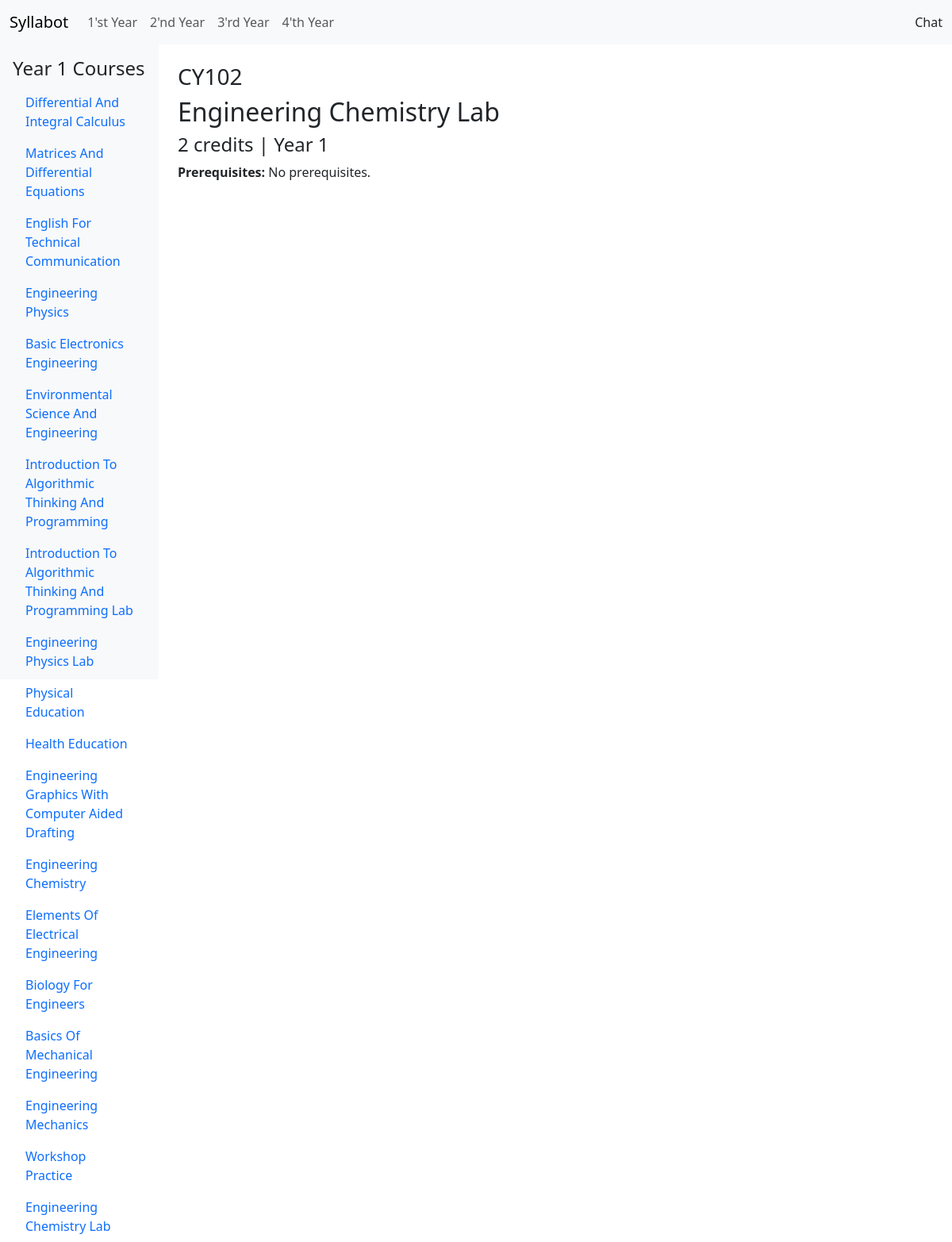
Before: /1/CY102 with the older database file.
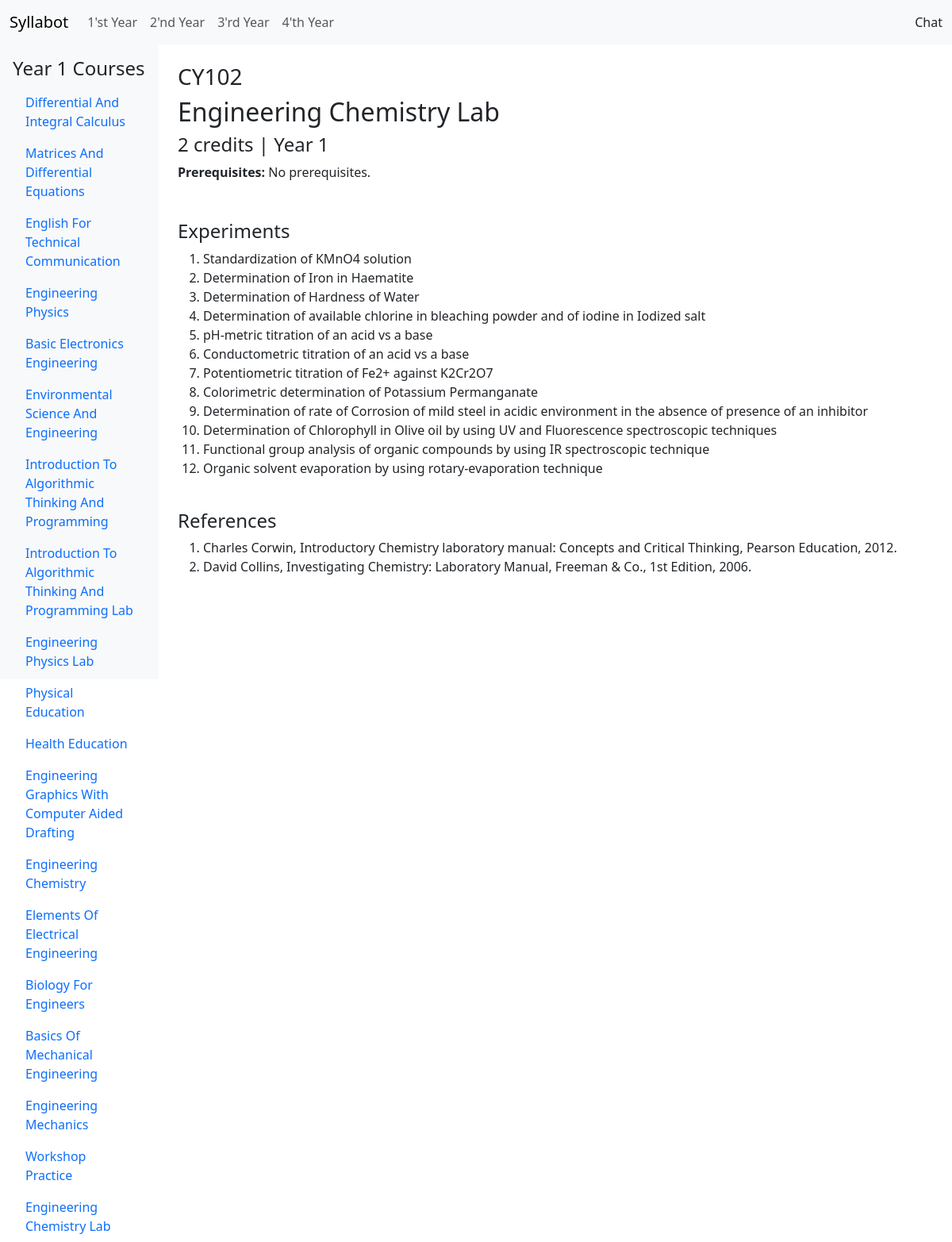
After: the same page with the newer database file.
### courses/models.py (models this page shows, shortened)
class Course(models.Model):
    CREDIT_CHOICES = [(i, str(i)) for i in range(1, 5)]
    YEAR_CHOICES = [(i, str(i)) for i in range(1, 5)]
    SEMESTER_CHOICES = [(i, str(i)) for i in range(1, 3)]
    code = models.CharField(max_length=6, unique=True, null=False)
    name = models.CharField(max_length=128, null=False)
    prerequisites = models.ManyToManyField('self', blank=True, symmetrical=False, related_name="dependent_courses")
    credits = models.PositiveSmallIntegerField(choices=CREDIT_CHOICES, default=3, null=False)
    year = models.PositiveSmallIntegerField(choices=YEAR_CHOICES, default=1, null=False)
    semester = models.PositiveSmallIntegerField(choices=SEMESTER_CHOICES, null=True, blank=True)
    def __str__(self):
        return self.code

class Experiment(models.Model):
    number = models.PositiveSmallIntegerField(default=0)
    description = models.CharField(max_length=512)
    course = models.ForeignKey(Course, on_delete=models.CASCADE, related_name="experiments")

class Reference(models.Model):
    number = models.PositiveSmallIntegerField(default=0)
    name = models.CharField(max_length=256)
    course = models.ForeignKey(Course, on_delete=models.CASCADE, related_name="references")

### courses/views.py (the view)
# urls.py: path("<int:year>", views.syllabus, name="syllabus"),
def syllabus(request, year, code=None):
    if not code:
        return render(request, "courses/syllabus.html", {
            "year": year,
            "courses": Course.objects.filter(year=year),
            "message": "Select a course to view its details"
        })
    course = Course.objects.get(code=code)
    return render(request, "courses/syllabus.html", {
        "year": year,
        "courses": Course.objects.filter(year=year),
        "course": course,
        "units": course.units.all(),
    })

### courses/templates/courses/syllabus.html (shortened to what this page needs)
{% extends "courses/layout.html" %}
{% block body %}
<div class="container-fluid">
    <div class="row">
        <nav class="col-md-3 col-lg-2 d-md-block bg-light sidebar vh-100 p-3">
            <h4>Year {{ year }} Courses</h4>
            <ul class="nav flex-column">
                {% for c in courses %}
                <li class="nav-item">
                    <a class="nav-link" href="{% url 'courses:syllabus' year c %}">{{ c.name|title }}</a>
                </li>
                {% endfor %}
            </ul>
        </nav>
        <main class="col-md-9 ms-sm-auto col-lg-10 p-4">
            {% if course %}
            <h3>{{ course }}</h3>
            <h2>{{ course.name|title }}</h2>
            {% if course.semester %}
            <h4>{{ course.credits }} credits | Year {{ course.year }} Semester {{ course.semester }}</h4>
            {% else %}
            <h4>{{ course.credits }} credits | Year {{ course.year }}</h4>
            {% endif %}
            <b>Prerequisites: </b>
            {% if course.prerequisites.all|length > 0 %}
            {% for prereq in course.prerequisites.all %}
            <a href="{% url 'courses:syllabus' prereq.year prereq %}" title="{{ prereq.name }}">{{ prereq }}, </a>
            {% endfor %}
            {% else %}
            No prerequisites.
            {% endif %}
            <br>
            <br>
        {% if course.experiments.all|length > 0 %}
        <br>
        <h4>Experiments</h4>
        <ol>
            {% for exp in course.experiments.all %}
                <li>{{ exp.description }}</li>
            {% endfor %}
        </ol>
        {% endif %}
        {% if course.references.all|length > 0 %}
            <br>
            <h4>References</h4>
            <ol>
                {% for ref in course.references.all %}
                    <li>{{ ref.name }}</li>
                {% endfor %}
            </ol>
        {% endif %}
    </div>
    {% else %}
    {{ message }}
    {% endif %}
</div>
{% endblock %}

Changed rows visible on the page:
added Experiment: description "Standardization of KMnO4 solution"
added Experiment: description "Determination of Iron in Haematite"
added Experiment: description "Determination of Hardness of Water"
added Experiment: description "Determination of available chlorine in bleaching powder and of iodine in Iodized salt"
added Experiment: description "pH-metric titration of an acid vs a base"
added Experiment: description "Conductometric titration of an acid vs a base"
added Experiment: description "Potentiometric titration of Fe2+ against K2Cr2O7"
added Experiment: description "Colorimetric determination of Potassium Permanganate"
added Experiment: description "Determination of rate of Corrosion of mild steel in acidic environment in the absence of presence of an inhibitor"
added Experiment: description "Determination of Chlorophyll in Olive oil by using UV and Fluorescence spectroscopic techniques"
added Experiment: description "Functional group analysis of organic compounds by using IR spectroscopic technique"
added Experiment: description "Organic solvent evaporation by using rotary-evaporation technique"
added Reference: name "Charles Corwin, Introductory Chemistry laboratory manual: Concepts and Critical Thinking, Pearson Education, 2012."
added Reference: name "David Collins, Investigating Chemistry: Laboratory Manual, Freeman & Co., 1st Edition, 2006."
Other visible differences:
text now shown: "Experiments References"
